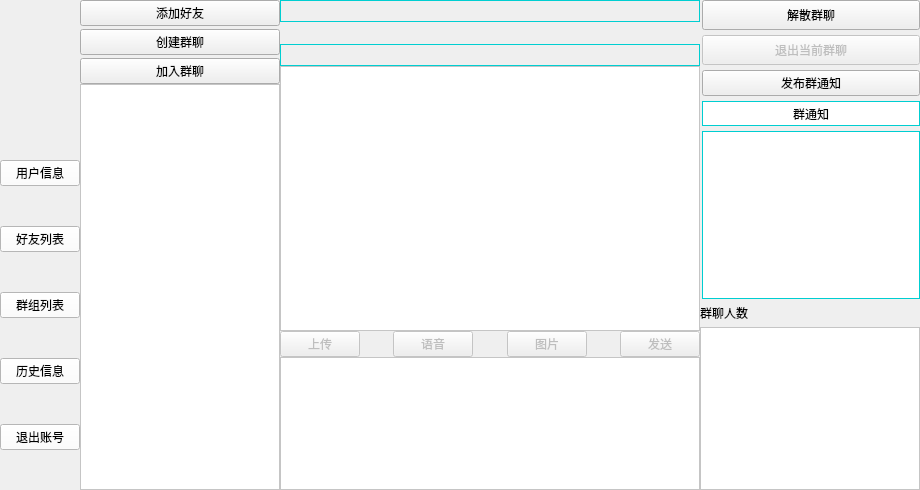
<?xml version="1.0" encoding="UTF-8"?>
<ui version="4.0">
 <class>ChatWidget</class>
 <widget class="QWidget" name="ChatWidget">
  <property name="geometry">
   <rect>
    <x>0</x>
    <y>0</y>
    <width>920</width>
    <height>490</height>
   </rect>
  </property>
  <property name="sizePolicy">
   <sizepolicy hsizetype="Fixed" vsizetype="Fixed">
    <horstretch>0</horstretch>
    <verstretch>0</verstretch>
   </sizepolicy>
  </property>
  <property name="minimumSize">
   <size>
    <width>0</width>
    <height>0</height>
   </size>
  </property>
  <property name="maximumSize">
   <size>
    <width>1920</width>
    <height>1080</height>
   </size>
  </property>
  <property name="windowTitle">
   <string>ChatMenu</string>
  </property>
  <property name="styleSheet">
   <string notr="true"/>
  </property>
  <widget class="QWidget" name="layoutWidget">
   <property name="geometry">
    <rect>
     <x>0</x>
     <y>0</y>
     <width>920</width>
     <height>490</height>
    </rect>
   </property>
   <layout class="QHBoxLayout" name="horizontalLayout_3" stretch="1,2,8,3">
    <property name="spacing">
     <number>0</number>
    </property>
    <item>
     <layout class="QVBoxLayout" name="verticalLayout">
      <property name="bottomMargin">
       <number>0</number>
      </property>
      <item>
       <widget class="QLabel" name="cur_time_label">
        <property name="maximumSize">
         <size>
          <width>200</width>
          <height>80</height>
         </size>
        </property>
        <property name="text">
         <string/>
        </property>
        <property name="alignment">
         <set>Qt::AlignCenter</set>
        </property>
       </widget>
      </item>
      <item>
       <widget class="MyButton" name="user">
        <property name="styleSheet">
         <string notr="true">QWidget
{
background-color: white
}

</string>
        </property>
        <property name="text">
         <string>用户信息</string>
        </property>
       </widget>
      </item>
      <item>
       <widget class="MyButton" name="friends">
        <property name="styleSheet">
         <string notr="true">QWidget
{
background-color: white
}</string>
        </property>
        <property name="text">
         <string>好友列表</string>
        </property>
       </widget>
      </item>
      <item>
       <widget class="MyButton" name="groups">
        <property name="styleSheet">
         <string notr="true">QWidget
{
background-color: white
}</string>
        </property>
        <property name="text">
         <string>群组列表</string>
        </property>
       </widget>
      </item>
      <item>
       <widget class="MyButton" name="letters">
        <property name="styleSheet">
         <string notr="true">QWidget
{
background-color: white
}</string>
        </property>
        <property name="text">
         <string>历史信息</string>
        </property>
       </widget>
      </item>
      <item>
       <widget class="MyButton" name="loginout">
        <property name="styleSheet">
         <string notr="true">QWidget
{
background-color: white
}</string>
        </property>
        <property name="text">
         <string>退出账号</string>
        </property>
       </widget>
      </item>
     </layout>
    </item>
    <item>
     <layout class="QVBoxLayout" name="verticalLayout_4" stretch="100,800">
      <property name="spacing">
       <number>0</number>
      </property>
      <property name="bottomMargin">
       <number>0</number>
      </property>
      <item>
       <layout class="QHBoxLayout" name="horizontalLayout_2">
        <property name="spacing">
         <number>3</number>
        </property>
        <property name="rightMargin">
         <number>0</number>
        </property>
        <item>
         <layout class="QVBoxLayout" name="verticalLayout_5">
          <item>
           <widget class="MyButton" name="add_friend">
            <property name="maximumSize">
             <size>
              <width>200</width>
              <height>30</height>
             </size>
            </property>
            <property name="styleSheet">
             <string notr="true"/>
            </property>
            <property name="text">
             <string>添加好友</string>
            </property>
           </widget>
          </item>
          <item>
           <widget class="MyButton" name="create_group">
            <property name="maximumSize">
             <size>
              <width>200</width>
              <height>30</height>
             </size>
            </property>
            <property name="styleSheet">
             <string notr="true"/>
            </property>
            <property name="text">
             <string>创建群聊</string>
            </property>
           </widget>
          </item>
          <item>
           <widget class="MyButton" name="addgroup">
            <property name="maximumSize">
             <size>
              <width>200</width>
              <height>30</height>
             </size>
            </property>
            <property name="styleSheet">
             <string notr="true"/>
            </property>
            <property name="text">
             <string>加入群聊</string>
            </property>
           </widget>
          </item>
         </layout>
        </item>
       </layout>
      </item>
      <item>
       <widget class="QListWidget" name="info_list">
        <property name="sizePolicy">
         <sizepolicy hsizetype="Fixed" vsizetype="Expanding">
          <horstretch>0</horstretch>
          <verstretch>0</verstretch>
         </sizepolicy>
        </property>
        <property name="maximumSize">
         <size>
          <width>200</width>
          <height>16777215</height>
         </size>
        </property>
        <property name="styleSheet">
         <string notr="true">QWidget
{
background-color: white;
}</string>
        </property>
       </widget>
      </item>
     </layout>
    </item>
    <item>
     <layout class="QVBoxLayout" name="verticalLayout_3" stretch="1,1,1,12,1,6">
      <property name="spacing">
       <number>0</number>
      </property>
      <property name="rightMargin">
       <number>0</number>
      </property>
      <property name="bottomMargin">
       <number>0</number>
      </property>
      <item>
       <widget class="QLabel" name="chat_type">
        <property name="sizePolicy">
         <sizepolicy hsizetype="Expanding" vsizetype="Preferred">
          <horstretch>0</horstretch>
          <verstretch>0</verstretch>
         </sizepolicy>
        </property>
        <property name="maximumSize">
         <size>
          <width>16777215</width>
          <height>30</height>
         </size>
        </property>
        <property name="styleSheet">
         <string notr="true">QWidget
{
font: 700 10pt &quot;Chandas&quot;;
border: 1px solid #00CED1;
}</string>
        </property>
        <property name="text">
         <string/>
        </property>
        <property name="alignment">
         <set>Qt::AlignCenter</set>
        </property>
       </widget>
      </item>
      <item>
       <widget class="QLabel" name="group_friend_info">
        <property name="sizePolicy">
         <sizepolicy hsizetype="Expanding" vsizetype="Preferred">
          <horstretch>0</horstretch>
          <verstretch>0</verstretch>
         </sizepolicy>
        </property>
        <property name="maximumSize">
         <size>
          <width>16777215</width>
          <height>30</height>
         </size>
        </property>
        <property name="styleSheet">
         <string notr="true">font: 700 10pt &quot;Chandas&quot;;</string>
        </property>
        <property name="text">
         <string/>
        </property>
        <property name="alignment">
         <set>Qt::AlignCenter</set>
        </property>
       </widget>
      </item>
      <item>
       <widget class="QLabel" name="id">
        <property name="sizePolicy">
         <sizepolicy hsizetype="Expanding" vsizetype="Preferred">
          <horstretch>0</horstretch>
          <verstretch>0</verstretch>
         </sizepolicy>
        </property>
        <property name="maximumSize">
         <size>
          <width>16777215</width>
          <height>30</height>
         </size>
        </property>
        <property name="styleSheet">
         <string notr="true">QWidget
{
font: 700 10pt &quot;Chandas&quot;;
border: 1px solid #00CED1;
}</string>
        </property>
        <property name="text">
         <string/>
        </property>
        <property name="alignment">
         <set>Qt::AlignCenter</set>
        </property>
       </widget>
      </item>
      <item>
       <widget class="QTextBrowser" name="chat_msg_menu">
        <property name="sizePolicy">
         <sizepolicy hsizetype="Preferred" vsizetype="Preferred">
          <horstretch>0</horstretch>
          <verstretch>0</verstretch>
         </sizepolicy>
        </property>
        <property name="maximumSize">
         <size>
          <width>16777215</width>
          <height>16777215</height>
         </size>
        </property>
        <property name="styleSheet">
         <string notr="true">QWidget
{
background-color: white;
}</string>
        </property>
       </widget>
      </item>
      <item>
       <layout class="QHBoxLayout" name="horizontalLayout" stretch="1,0,1,0,1,0,1">
        <item>
         <widget class="MyButton" name="upload_file">
          <property name="enabled">
           <bool>false</bool>
          </property>
          <property name="maximumSize">
           <size>
            <width>150</width>
            <height>16777215</height>
           </size>
          </property>
          <property name="styleSheet">
           <string notr="true"/>
          </property>
          <property name="text">
           <string>上传</string>
          </property>
         </widget>
        </item>
        <item>
         <spacer name="horizontalSpacer">
          <property name="orientation">
           <enum>Qt::Horizontal</enum>
          </property>
          <property name="sizeHint" stdset="0">
           <size>
            <width>40</width>
            <height>20</height>
           </size>
          </property>
         </spacer>
        </item>
        <item>
         <widget class="MyButton" name="audio_input">
          <property name="enabled">
           <bool>false</bool>
          </property>
          <property name="maximumSize">
           <size>
            <width>150</width>
            <height>16777215</height>
           </size>
          </property>
          <property name="styleSheet">
           <string notr="true"/>
          </property>
          <property name="text">
           <string>语音</string>
          </property>
         </widget>
        </item>
        <item>
         <spacer name="horizontalSpacer_2">
          <property name="orientation">
           <enum>Qt::Horizontal</enum>
          </property>
          <property name="sizeHint" stdset="0">
           <size>
            <width>40</width>
            <height>20</height>
           </size>
          </property>
         </spacer>
        </item>
        <item>
         <widget class="MyButton" name="picture">
          <property name="enabled">
           <bool>false</bool>
          </property>
          <property name="maximumSize">
           <size>
            <width>150</width>
            <height>16777215</height>
           </size>
          </property>
          <property name="styleSheet">
           <string notr="true"/>
          </property>
          <property name="text">
           <string>图片</string>
          </property>
         </widget>
        </item>
        <item>
         <spacer name="horizontalSpacer_3">
          <property name="orientation">
           <enum>Qt::Horizontal</enum>
          </property>
          <property name="sizeHint" stdset="0">
           <size>
            <width>40</width>
            <height>20</height>
           </size>
          </property>
         </spacer>
        </item>
        <item>
         <widget class="MyButton" name="send">
          <property name="enabled">
           <bool>false</bool>
          </property>
          <property name="maximumSize">
           <size>
            <width>150</width>
            <height>16777215</height>
           </size>
          </property>
          <property name="styleSheet">
           <string notr="true"/>
          </property>
          <property name="text">
           <string>发送</string>
          </property>
          <property name="default">
           <bool>false</bool>
          </property>
         </widget>
        </item>
       </layout>
      </item>
      <item>
       <widget class="QTextEdit" name="edit_msg_menu">
        <property name="maximumSize">
         <size>
          <width>16777215</width>
          <height>16777215</height>
         </size>
        </property>
        <property name="styleSheet">
         <string notr="true">QWidget
{
background-color: white
}</string>
        </property>
       </widget>
      </item>
     </layout>
    </item>
    <item>
     <layout class="QVBoxLayout" name="verticalLayout_2" stretch="11,1,6">
      <property name="spacing">
       <number>0</number>
      </property>
      <property name="leftMargin">
       <number>0</number>
      </property>
      <property name="topMargin">
       <number>0</number>
      </property>
      <property name="rightMargin">
       <number>0</number>
      </property>
      <property name="bottomMargin">
       <number>0</number>
      </property>
      <item>
       <layout class="QVBoxLayout" name="inform_verticalLayout" stretch="0,0,0,0,0">
        <property name="spacing">
         <number>5</number>
        </property>
        <property name="leftMargin">
         <number>2</number>
        </property>
        <property name="rightMargin">
         <number>0</number>
        </property>
        <item>
         <widget class="MyButton" name="remove_group">
          <property name="maximumSize">
           <size>
            <width>220</width>
            <height>30</height>
           </size>
          </property>
          <property name="styleSheet">
           <string notr="true"/>
          </property>
          <property name="text">
           <string>解散群聊</string>
          </property>
         </widget>
        </item>
        <item>
         <widget class="MyButton" name="quit_group">
          <property name="enabled">
           <bool>false</bool>
          </property>
          <property name="sizePolicy">
           <sizepolicy hsizetype="Minimum" vsizetype="Expanding">
            <horstretch>0</horstretch>
            <verstretch>0</verstretch>
           </sizepolicy>
          </property>
          <property name="maximumSize">
           <size>
            <width>220</width>
            <height>30</height>
           </size>
          </property>
          <property name="styleSheet">
           <string notr="true"/>
          </property>
          <property name="text">
           <string>退出当前群聊</string>
          </property>
         </widget>
        </item>
        <item>
         <widget class="MyButton" name="publish_inform">
          <property name="text">
           <string>发布群通知</string>
          </property>
         </widget>
        </item>
        <item>
         <widget class="QLabel" name="label_2">
          <property name="sizePolicy">
           <sizepolicy hsizetype="Fixed" vsizetype="Fixed">
            <horstretch>0</horstretch>
            <verstretch>0</verstretch>
           </sizepolicy>
          </property>
          <property name="maximumSize">
           <size>
            <width>220</width>
            <height>25</height>
           </size>
          </property>
          <property name="styleSheet">
           <string notr="true">QWidget
{
background-color: white;
border: 1px solid #00CED1;
}</string>
          </property>
          <property name="text">
           <string>群通知</string>
          </property>
          <property name="alignment">
           <set>Qt::AlignCenter</set>
          </property>
         </widget>
        </item>
        <item>
         <widget class="QLabel" name="inform">
          <property name="maximumSize">
           <size>
            <width>16777215</width>
            <height>16777215</height>
           </size>
          </property>
          <property name="styleSheet">
           <string notr="true">QWidget
{
background-color: white;
border: 1px solid #00CED1;
}</string>
          </property>
          <property name="text">
           <string/>
          </property>
          <property name="alignment">
           <set>Qt::AlignLeading|Qt::AlignLeft|Qt::AlignVCenter</set>
          </property>
         </widget>
        </item>
       </layout>
      </item>
      <item>
       <layout class="QHBoxLayout" name="members_horizontalLayout" stretch="0,2">
        <property name="leftMargin">
         <number>0</number>
        </property>
        <property name="rightMargin">
         <number>0</number>
        </property>
        <item>
         <widget class="QLabel" name="label_3">
          <property name="sizePolicy">
           <sizepolicy hsizetype="Fixed" vsizetype="Expanding">
            <horstretch>0</horstretch>
            <verstretch>0</verstretch>
           </sizepolicy>
          </property>
          <property name="maximumSize">
           <size>
            <width>60</width>
            <height>16777215</height>
           </size>
          </property>
          <property name="styleSheet">
           <string notr="true"/>
          </property>
          <property name="text">
           <string>群聊人数</string>
          </property>
         </widget>
        </item>
        <item>
         <widget class="QLabel" name="cur_num_users">
          <property name="sizePolicy">
           <sizepolicy hsizetype="Fixed" vsizetype="Expanding">
            <horstretch>0</horstretch>
            <verstretch>0</verstretch>
           </sizepolicy>
          </property>
          <property name="maximumSize">
           <size>
            <width>160</width>
            <height>30</height>
           </size>
          </property>
          <property name="styleSheet">
           <string notr="true">QWidget
{
border:none;
}</string>
          </property>
          <property name="text">
           <string/>
          </property>
          <property name="alignment">
           <set>Qt::AlignCenter</set>
          </property>
         </widget>
        </item>
       </layout>
      </item>
      <item>
       <widget class="QListWidget" name="groupusers">
        <property name="sizePolicy">
         <sizepolicy hsizetype="Fixed" vsizetype="Expanding">
          <horstretch>0</horstretch>
          <verstretch>0</verstretch>
         </sizepolicy>
        </property>
        <property name="maximumSize">
         <size>
          <width>220</width>
          <height>215</height>
         </size>
        </property>
        <property name="styleSheet">
         <string notr="true">QWidget
{
background-color: white;
}</string>
        </property>
       </widget>
      </item>
     </layout>
    </item>
   </layout>
  </widget>
 </widget>
 <customwidgets>
  <customwidget>
   <class>MyButton</class>
   <extends>QPushButton</extends>
   <header location="global">mybutton.h</header>
  </customwidget>
 </customwidgets>
 <resources/>
 <connections/>
</ui>
